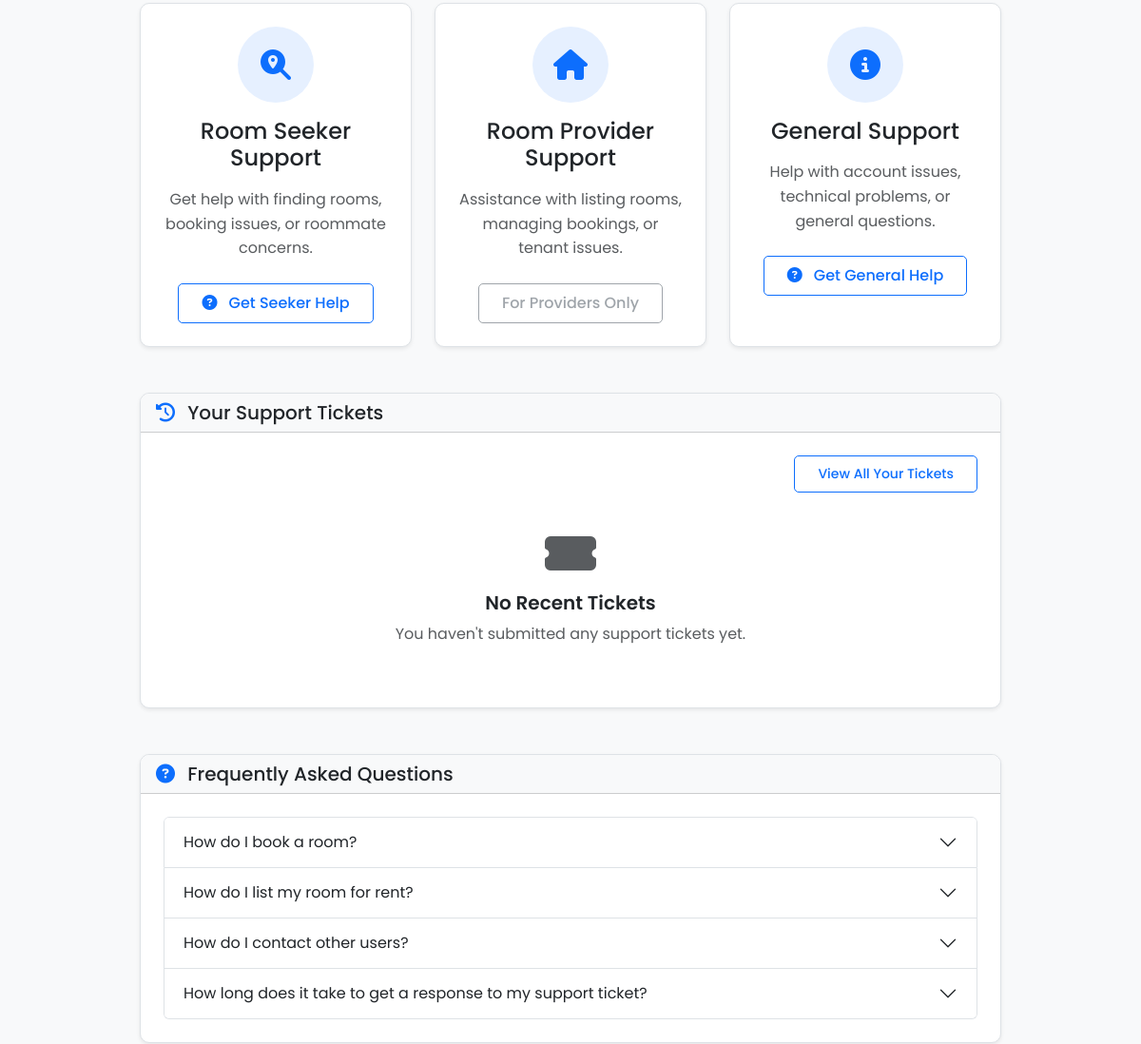
The app's page /support/ (signed in, middle part), older data.
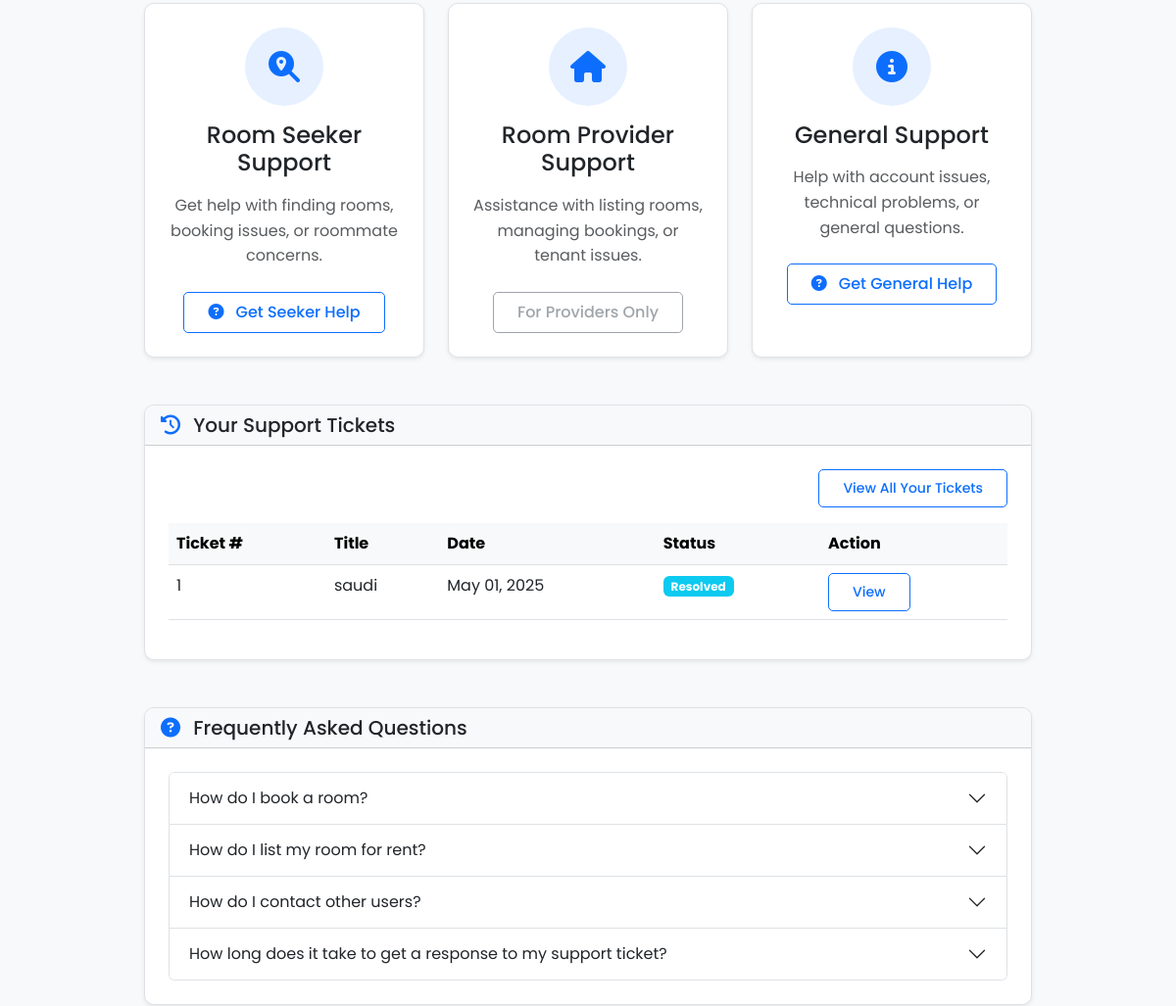
The same page, newer data.
### core/models.py (models this page shows, shortened)
class SupportTicket(models.Model):
    STATUS_CHOICES = (
        ('open', 'Open'),
        ('in_progress', 'In Progress'),
        ('resolved', 'Resolved'),
        ('closed', 'Closed'),
    )
    TICKET_TYPE_CHOICES = (
        ('seeker', 'Seeker Support'),
        ('provider', 'Provider Support'),
        ('general', 'General Support'),
    )
    CATEGORY_CHOICES = (
        ('booking_issues', 'Booking Issues'),
        ('roommate_concerns', 'Roommate Concerns'),
        ('payment_issues', 'Payment Issues'),
        ('finding_rooms', 'Help Finding Rooms'),
        ('listing_issues', 'Listing Issues'),
        ('booking_management', 'Booking Management'),
        ('tenant_concerns', 'Tenant Concerns'),
        ('payment_processing', 'Payment Processing'),
        ('account_issues', 'Account Issues'),
        ('technical_problems', 'Technical Problems'),
        ('features_request', 'Feature Request'),
        ('general_question', 'General Question'),
        ('other', 'Other'),
    )
    id = models.AutoField(primary_key=True)
    user = models.ForeignKey(User, on_delete=models.CASCADE, related_name='support_tickets')
    title = models.CharField(max_length=200)
    description = models.TextField()
    ticket_type = models.CharField(max_length=20, choices=TICKET_TYPE_CHOICES, default='general')
    category = models.CharField(max_length=30, choices=CATEGORY_CHOICES, default='other')
    status = models.CharField(max_length=20, choices=STATUS_CHOICES, default='open')
    created_at = models.DateTimeField(auto_now_add=True)
    updated_at = models.DateTimeField(auto_now=True)
    class Meta:
        ordering = ['-created_at']

### roomie/views.py (the view)
# urls.py: path('support/', views.support_home, name='support_home'),
@login_required
def support_home(request):
    recent_tickets = None
    if request.user.is_authenticated:
        recent_tickets = SupportTicket.objects.filter(
            user=request.user
        ).order_by('-created_at')[:5]
    return render(request, 'support_home.html', {
        'recent_tickets': recent_tickets
    })

### roomie/templates/support_home.html (shortened to what the changed rows need)
{% extends 'base.html' %} {% load static %} {% block content %}
<div class="container py-5">
  <div class="row justify-content-center">
    <div class="col-lg-10">
      {% if user.is_authenticated %}
      <div class="card shadow-sm mt-5">
        <div class="card-header bg-light">
          <h2 class="h5 mb-0">
            <i class="fas fa-history text-primary me-2"></i> Your Support
            Tickets
          </h2>
        </div>
        <div class="card-body p-4">
          {% if recent_tickets %}
          <div class="table-responsive">
            <table class="table table-hover">
              <thead class="table-light">
                <tr>
                  <th scope="col">Ticket #</th>
                  <th scope="col">Title</th>
                  <th scope="col">Date</th>
                  <th scope="col">Status</th>
                  <th scope="col">Action</th>
                </tr>
              </thead>
              <tbody>
                {% for ticket in recent_tickets %}
                <tr>
                  <td>{{ ticket.id }}</td>
                  <td>{{ ticket.title }}</td>
                  <td>{{ ticket.created_at|date:"M d, Y" }}</td>
                  <td>
                    <span
                      class="badge {% if ticket.status == 'open' %}bg-success{% elif ticket.status == 'in_progress' %}bg-warning{% elif ticket.status == 'resolved' %}bg-info{% else %}bg-secondary{% endif %}"
                    >
                      {{ ticket.get_status_display }}
                    </span>
                  </td>
                  <td>
                    <a
                      href="{% url 'view_support_ticket_detail' ticket.id %}"
                      class="btn btn-sm btn-outline-primary"
                    >
                      View
                    </a>
                  </td>
                </tr>
                {% endfor %}
              </tbody>
            </table>
          </div>
          {% else %}
          <div class="text-center py-4">
            <i class="fas fa-ticket-alt fa-3x text-muted mb-3"></i>
            <h5>No Recent Tickets</h5>
            <p class="text-muted">
              You haven't submitted any support tickets yet.
            </p>
          </div>
          {% endif %}
        </div>
      </div>
      {% endif %}
      <div class="card shadow-sm mt-5">
        <div class="card-header bg-light">
          <h2 class="h5 mb-0">
            <i class="fas fa-question-circle text-primary me-2"></i> Frequently
            Asked Questions
          </h2>
        </div>
        <div class="card-body p-4">
          <div class="accordion" id="faqAccordion">
            <div class="accordion-item">
              <h2 class="accordion-header" id="headingOne">
                <button
                  class="accordion-button collapsed"
                  type="button"
                  data-bs-toggle="collapse"
                  data-bs-target="#collapseOne"
                  aria-expanded="false"
                  aria-controls="collapseOne"
                >
                  How do I book a room?
                </button>
              </h2>
            </div>
            <div class="accordion-item">
              <h2 class="accordion-header" id="headingTwo">
                <button
                  class="accordion-button collapsed"
                  type="button"
                  data-bs-toggle="collapse"
                  data-bs-target="#collapseTwo"
                  aria-expanded="false"
                  aria-controls="collapseTwo"
                >
                  How do I list my room for rent?
                </button>
              </h2>
            </div>
            <div class="accordion-item">
              <h2 class="accordion-header" id="headingThree">
                <button
                  class="accordion-button collapsed"
                  type="button"
                  data-bs-toggle="collapse"
                  data-bs-target="#collapseThree"
                  aria-expanded="false"
                  aria-controls="collapseThree"
                >
                  How do I contact other users?
                </button>
              </h2>
            </div>
            <div class="accordion-item">
              <h2 class="accordion-header" id="headingFour">
                <button
                  class="accordion-button collapsed"
                  type="button"
                  data-bs-toggle="collapse"
                  data-bs-target="#collapseFour"
                  aria-expanded="false"
                  aria-controls="collapseFour"
                >
                  How long does it take to get a response to my support ticket?
                </button>
              </h2>
            </div>
          </div>
        </div>
      </div>
    </div>
  </div>
</div>
{% endblock %}

Row changes from the older to the newer data that the page shows:
added SupportTicket: id "1", title "saudi", created_at "May 01, 2025", status "Resolved"
Text that changed along with them:
text no longer shown: "No Recent Tickets You haven't submitted any support tickets yet."
text now shown: "Ticket # Title Date Status Action"
